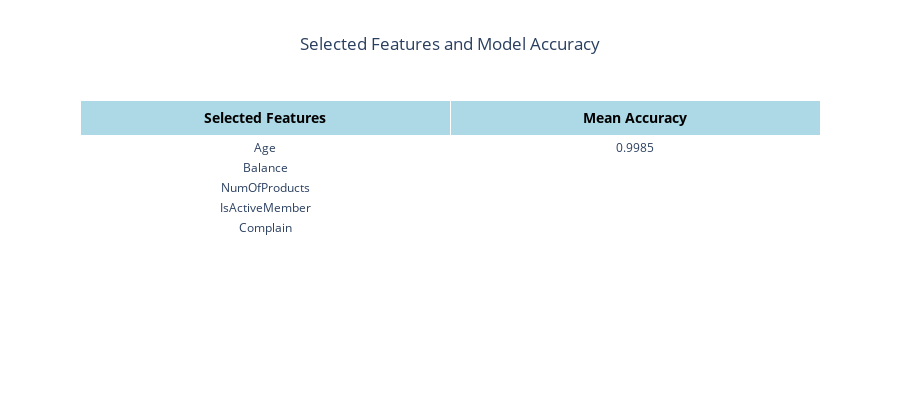

The notebook cell this image was saved under:
### Code cell
fig = go.Figure(data=[go.Table(
    header=dict(
        values=["<b>Selected Features</b>", "<b>Mean Accuracy</b>"],
        fill_color="lightblue",
        align="center",
        font=dict(size=14, color="black")
    ),
    cells=dict(
        values=[[feature_names[i] for i in selected_features], [f"{mean_accuracy:.4f}"]],
        fill_color="white",
        align="center",
        font=dict(size=12)
    )
)])

# Estilizar y mostrar la tabla
fig.update_layout(
    title="Selected Features and Model Accuracy",
    title_x=0.5,
    template="plotly_white",
    height=400
)

fig.show()

### Figure 1 — Plotly figure (JSON) as saved in the notebook; plotly's stock layout.template omitted (floating-point values rounded to 4 significant figures)
{"data": [{"cells": {"align": "center", "fill": {"color": "white"}, "font": {"size": 12}, "values": [["Age", "Balance", "NumOfProducts", "IsActiveMember", "Complain"], ["0.9985"]]}, "header": {"align": "center", "fill": {"color": "lightblue"}, "font": {"color": "black", "size": 14}, "values": ["<b>Selected Features</b>", "<b>Mean Accuracy</b>"]}, "type": "table"}], "layout": {"height": 400, "title": {"text": "Selected Features and Model Accuracy", "x": 0.5}}}
